Frame 1 (no input): blank canvas, image omitted
Frame 60 (no input): blank canvas, image omitted
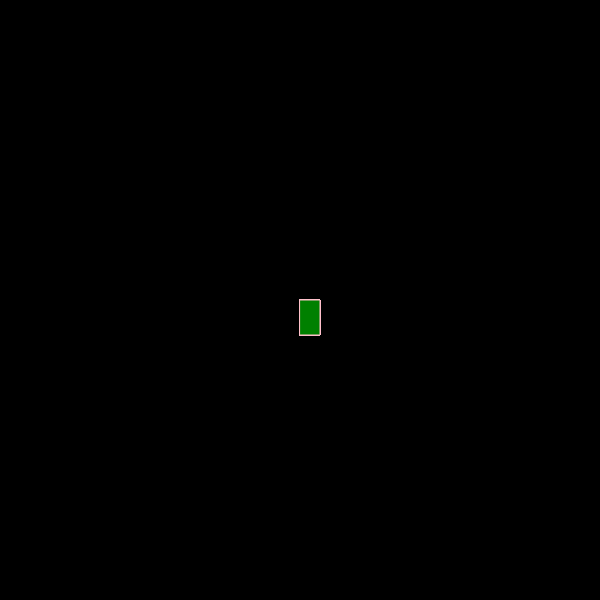
Frame 120 (the mouse pressed at the canvas centre since frame 60)

The p5.js sketch whose frames 1 and 60 were blank and that drew this single picture after the mouse press (run headless with seeded random() and noise() and a simulated clock; from frame 60 on, the mouse is pressed at the canvas centre):

// p5.js sketch
// ── sketch.js
function setup() {
    createCanvas(600, 600);
    background("black")
  }
  
  function draw() {
    stroke("pink");
    fill("green");
    
    
    if (mouseIsPressed) {
      rect(mouseX, mouseY, 20, 35);
    }
  }
  
